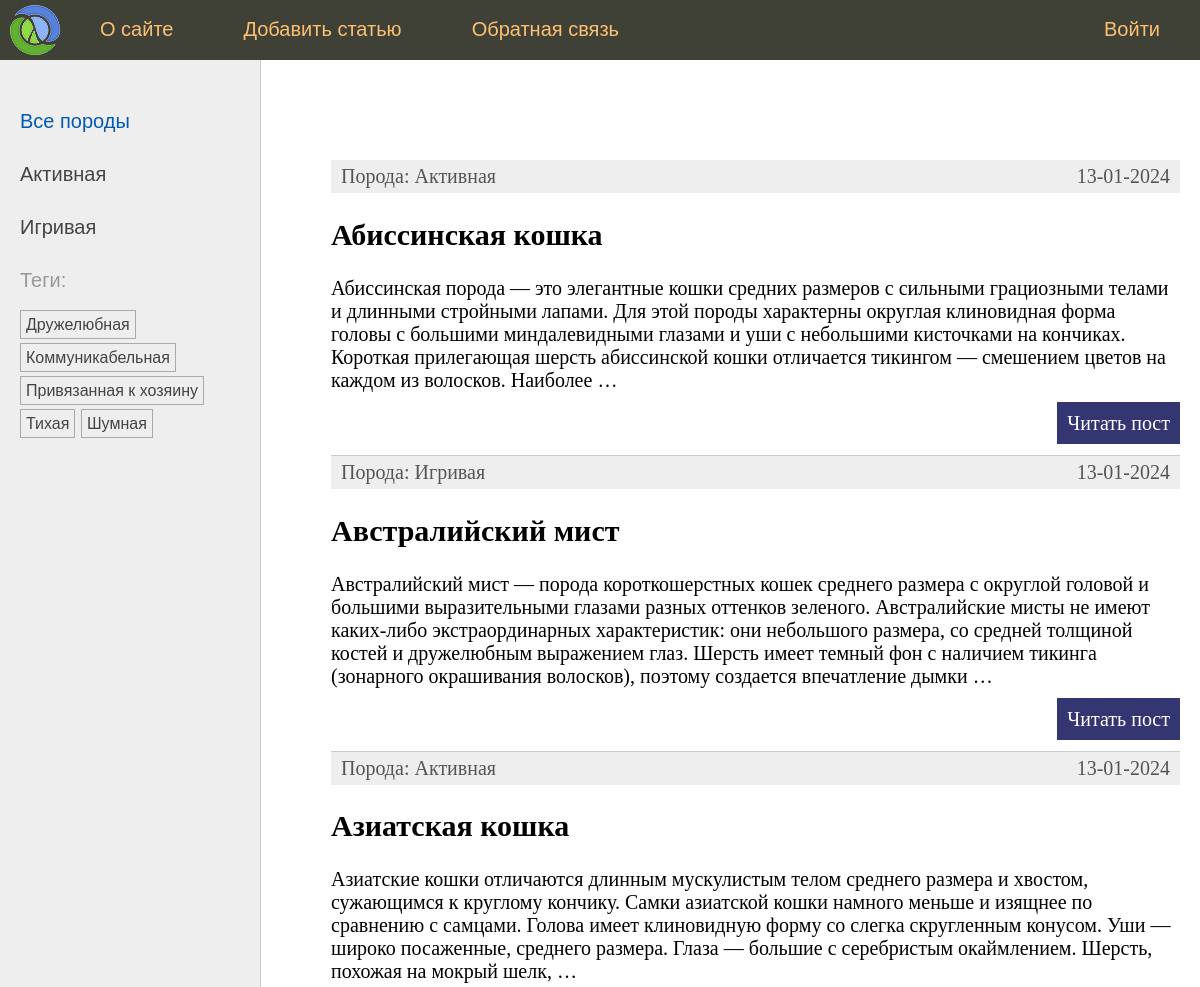
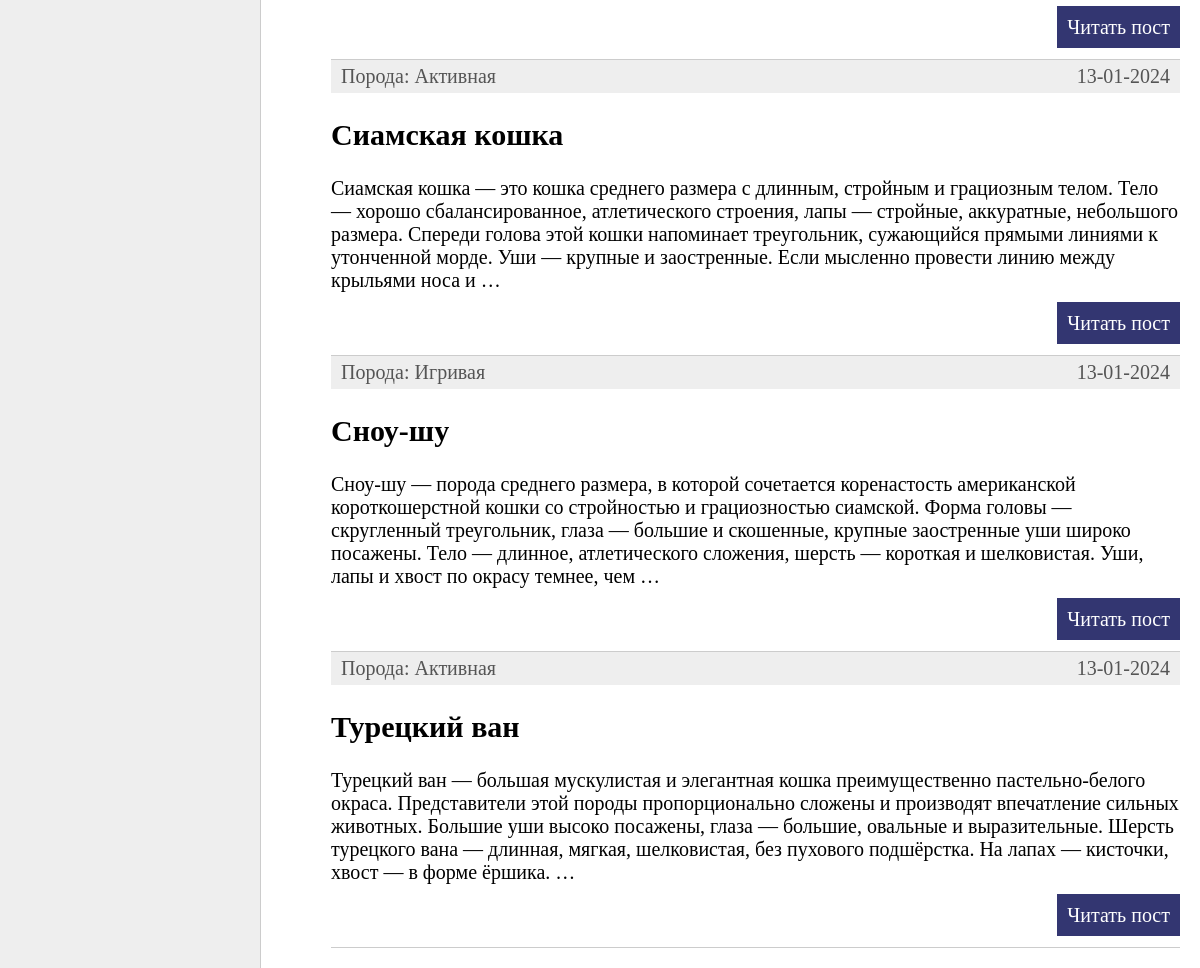
The app's page /, older data (2 pictures, top to bottom).
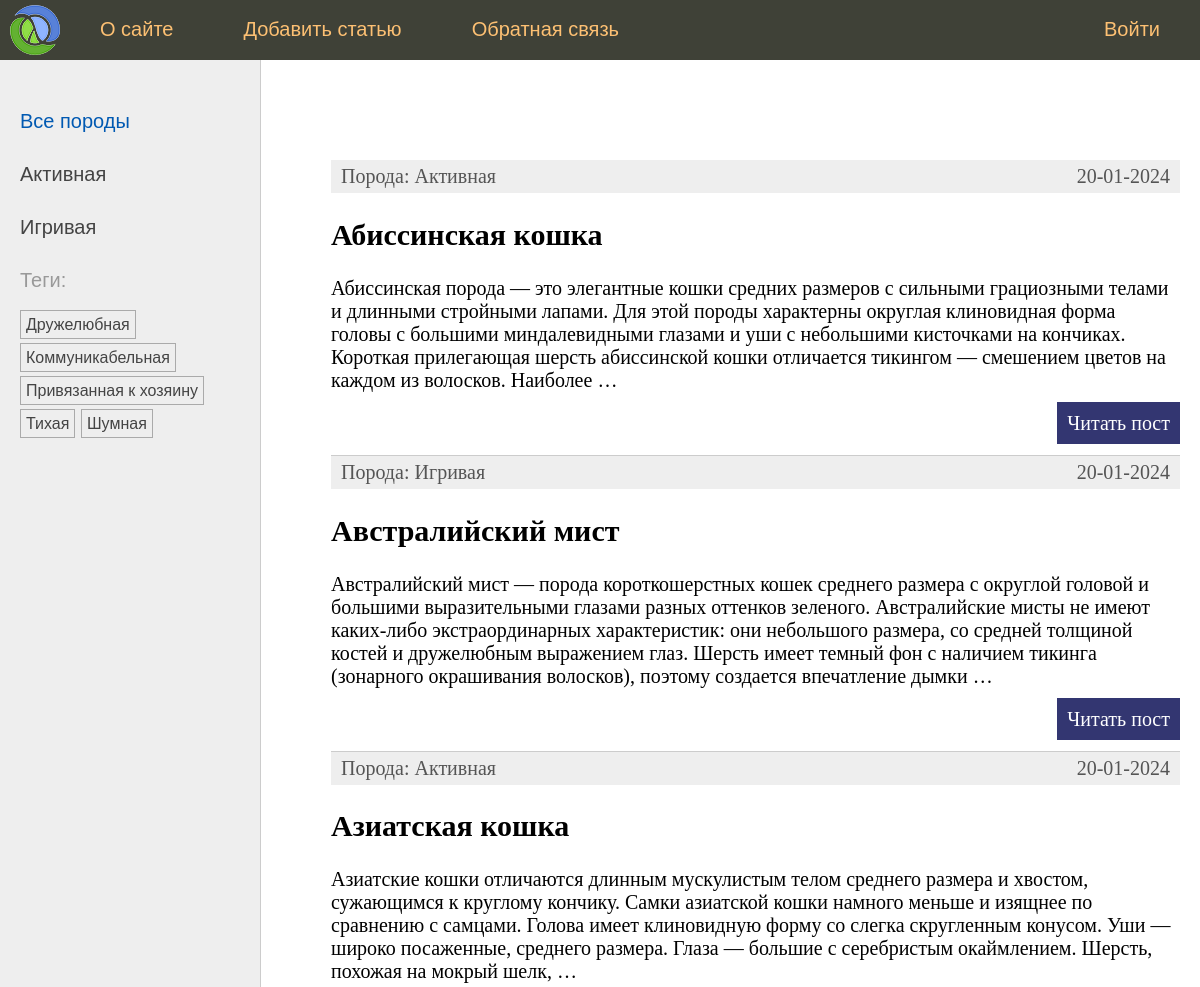
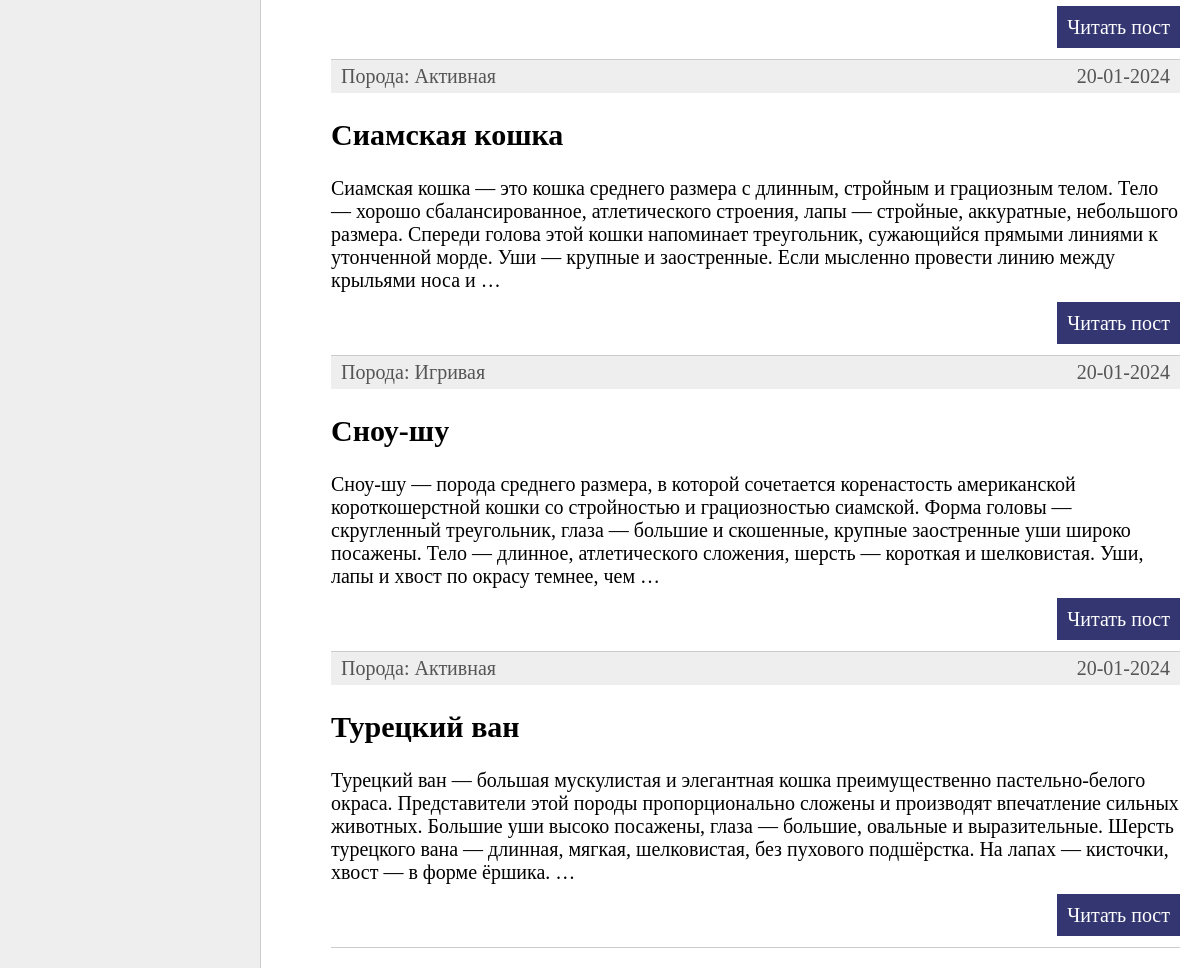
The same page, newer data (2 pictures, top to bottom).
### cats/models.py (models this page shows, shortened)
class Species(models.Model):
    name = models.CharField(
        max_length=100,
        db_index=True,
        verbose_name="Породы"
        )
    slug = models.SlugField(
        max_length=255,
        unique=True,
        db_index=True
        )
    class Meta:
        verbose_name = "Порода"
        verbose_name_plural = "Породы"
    def get_absolute_url(self):
        return reverse("species", kwargs={"spec_slug": self.slug})

class TagPost(models.Model):
    tag = models.CharField(
        max_length=100,
        db_index=True
        )
    slug = models.SlugField(
        max_length=255,
        unique=True
        )
    def get_absolute_url(self):
        return reverse("tag", kwargs={"tag_slug": self.slug})

class Cat(models.Model):
    class Status(models.IntegerChoices):
        DRAFT = 0, "Черновик"
        PUBLISHED = 1, "Опубликовано"
    title = models.CharField(
        max_length=255,
        verbose_name="Заголовок",
        )
    slug = models.SlugField(
        max_length=100,
        unique=True,
        db_index=True,
        verbose_name="Slug",
        blank=True
        )
    photo = models.ImageField(
        upload_to="photos/%Y/%m/%d",
        default=None,
        blank=True,
        null=True,
        verbose_name="Фото")
    content = models.TextField(
        blank=True,
        verbose_name="Текст статьи",
        )
    time_create = models.DateTimeField(
        auto_now_add=True,
        verbose_name="Время создания",
        )
    time_update = models.DateTimeField(
        auto_now=True,
        verbose_name="Время изменения",
        )
    is_published = models.IntegerField(
        choices=Status.choices,
        default=Status.PUBLISHED,
        verbose_name="Статус",
        )
    spec = models.ForeignKey(
        "Species",
        on_delete=models.PROTECT,
        related_name="posts",
        verbose_name="Породы",
        )
    tags = models.ManyToManyField(
        "TagPost",
        blank=True,
        related_name="tags",
        verbose_name="Теги",
        )
    owner = models.OneToOneField(
        "Owner",
        on_delete=models.SET_NULL,
        null=True,
        blank=True,
        verbose_name="Хозяин",
        )
    objects = models.Manager()
    published = PublishedManager()
    class Meta:
        verbose_name = "Котик"
        verbose_name_plural = "Котики"
        ordering = ["-time_create"]
        indexes = [
            models.Index(fields=["-time_create"]),  # Ускоряет поиск по полю, но увеличивает объем данных
        ] # неявный порядок сортировки
    def get_absolute_url(self):
        return reverse('post', kwargs={"post_slug": self.slug})

### cats/views.py (the view)
# urls.py: path("", views.index, name='home'),
def index(request):
    posts = Cat.published.all().order_by("title").select_related("spec")
    data = {
        "title": "Главная страница",
        "menu": menu,
        "posts": posts,
        "spec_selected": 0,
    }
    return render(request, "cats/index.html", data)

### cats/models.py (called while the page is built)
    def get_queryset(self):
        return super().get_queryset().filter(is_published=Cat.Status.PUBLISHED)

### cats/templatetags/cat_tags.py (called while the page is built)
@register.inclusion_tag("cats/list_categories.html")  # путь к templates/apps/template.html
def show_categories(spec_selected=0):
    specs = Species.objects.annotate(total=Count("posts")).filter(total__gt=0)
    return {"specs": specs, "spec_selected": spec_selected}

@register.inclusion_tag("cats/list_tags.html")
def show_all_tags():
    return {"tags": TagPost.objects.annotate(total=Count("tags")).filter(total__gt=0)}

### cats/templates/cats/index.html (shortened to what this page needs)
{% extends 'base.html' %}
{% block content %}
<ul class="list-articles">
	{% for p in posts %}
	<li><div class="article-panel">
		<p class="first">Порода: {{p.spec.name}}</p>
		<p class="last">{{p.time_update|date:"d-m-Y"}}</p>
		</div>
					<h2>{{p.title}}</h2>
	{% autoescape off %}
	{{p.content|linebreaks|truncatewords:50}}
	{% endautoescape %}
			<p class="link-read-post"><a href="{{ p.get_absolute_url }}">Читать пост</a></p>
			</li>
	{% endfor %}
</ul>
{% endblock %}

### templates/base.html (shortened to what this page needs)
{% load static %}
{% load cat_tags %}
<!DOCTYPE html>
<html>
<head>
	<link type="text/css" href="{% static 'cats/css/styles.css' %}" rel="stylesheet" />
</head>
<body>
<table class="table-page" border=0 cellpadding="0" cellspacing="0">
<tr><td valign=top>
{% block mainmenu %}
		<div class="header">
			<ul id="mainmenu" class="mainmenu">
			<li class="logo"><a href="{% url 'home' %}"><div class="logo"></div></a></li>
{% for m in menu %}
	{% if not forloop.last %}<li>{% else %}<li class="last">{% endif %}
		<a href="{% url m.url_name %}">{{m.title}}</a></li>
{% endfor %}
			</ul>
		</div>
{% endblock mainmenu %}
<table class="table-content" border=0 cellpadding="0" cellspacing="0">
<tr>
	<td valign="top" class="left-chapters">
	<ul id="leftchapters">
		{% if spec_selected == 0 %}
			<li class="selected">Все породы</li>
		{% else %}
			<li><a href="{% url 'home' %}">Все породы</a></li>
		{% endif %}
		{% show_categories spec_selected%}
		<li>{% show_all_tags %}</li>
	</ul>
</td>
<td valign="top" class="content">
	<div class="content-text">
{% block content %}
{% endblock %}
	</div>
</td></tr></table>
</td></tr>
</table>
</body>
</html>

### cats/templates/cats/list_categories.html
{% for spec in specs%}
    {% if spec.pk == spec_selected %}
        <li class="selected">{{ spec.name }}</li>
    {% else %}
        <li><a href="{{ spec.get_absolute_url }}">{{ spec.name }}</a></li>
    {% endif %}
{% endfor %}

### cats/templates/cats/list_tags.html
{% if tags %}
    <p>Теги:</p>
    <ul class="tags-list">
        {% for t in tags %}
            <li><a href="{{t.get_absolute_url}}">{{t.tag}}</a></li>
        {% endfor %}
    </ul>
{% endif %}

### cats/static/cats/css/styles.css (style rules this page uses)
html, body { font-family: 'Arial'; margin: 0; padding: 0; height: 100%; width: 100%; color: #444; }
a { color: #0059b2; text-decoration: none; }
p.link-read-post { text-align: right; }
p.link-read-post a { padding: 10px; min-width: 100px; background: #333671; color: #fff; text-decoration: none; }
div.article-panel { background: #eee; padding: 5px 10px 5px 10px; box-sizing: border-box; overflow: hidden; color: #555; }
div.article-panel p.first { margin: 0; float: left; }
div.article-panel p.last { margin: 0; float: right; }
ul.list-articles { list-style: none; margin: 0; padding: 0; }
ul.list-articles li { border-bottom: 1px solid #ccc; }
.table-page { width: 100%; height: 100%; vertical-align: top; }
.table-page tr { height: 100%; }
.header { background: #3F4137; height: 60px; }
.logo { background: url('../images/logo.png') no-repeat 10px 5px; width: 70px; height: 60px; }
ul.mainmenu { list-style: none; margin: 0; padding: 0; height: 60px; color: #fdc073; font-size: 20px; overflow: hidden; }
ul.mainmenu li { float: left; margin: 18px 40px 0 30px; }
ul.mainmenu li.logo { margin: 0; }
ul.mainmenu li.last { float: right; }
ul.mainmenu li a { color: #fdc073; text-decoration: none; }
.table-content { width: 100%; min-height: 100%; height: 100%; }
.left-chapters { margin: 0; background: #eee; border-right: 1px solid #ccc; }
.left-chapters ul { width: 230px; margin: 0; padding: 20px 10px 10px 20px; list-style: none; font-size: 20px; }
.left-chapters ul li { margin: 30px 0 0 0; color: #999; }
.left-chapters ul li.selected { color: #0059b2; }
.left-chapters ul li a { color: #444; text-decoration: none; }
ul.tags-list { width: 100%; margin: 0; padding: 0; list-style: none; }
ul.tags-list li { margin: 0; padding: 0 0 10px; display: inline-block; }
ul.tags-list li a { padding: 5px; font-size: 16px; border: 1px solid #aaa; }
.content { padding: 40px 20px 20px 40px; width: 100%; box-sizing: border-box; }
.content-text { margin: 60px 0 0 30px; color: #000; font-size: 20px; font-family: Yandex Sans Display Light; }

Row changes from the older to the newer data that the page shows:
changed Cat "Абиссинская кошка": time_update "13-01-2024" → "20-01-2024"
changed Cat "Австралийский мист": time_update "13-01-2024" → "20-01-2024"
changed Cat "Азиатская кошка": time_update "13-01-2024" → "20-01-2024"
changed Cat "Сиамская кошка": time_update "13-01-2024" → "20-01-2024"
changed Cat "Сноу-шу": time_update "13-01-2024" → "20-01-2024"
changed Cat "Турецкий ван": time_update "13-01-2024" → "20-01-2024"
